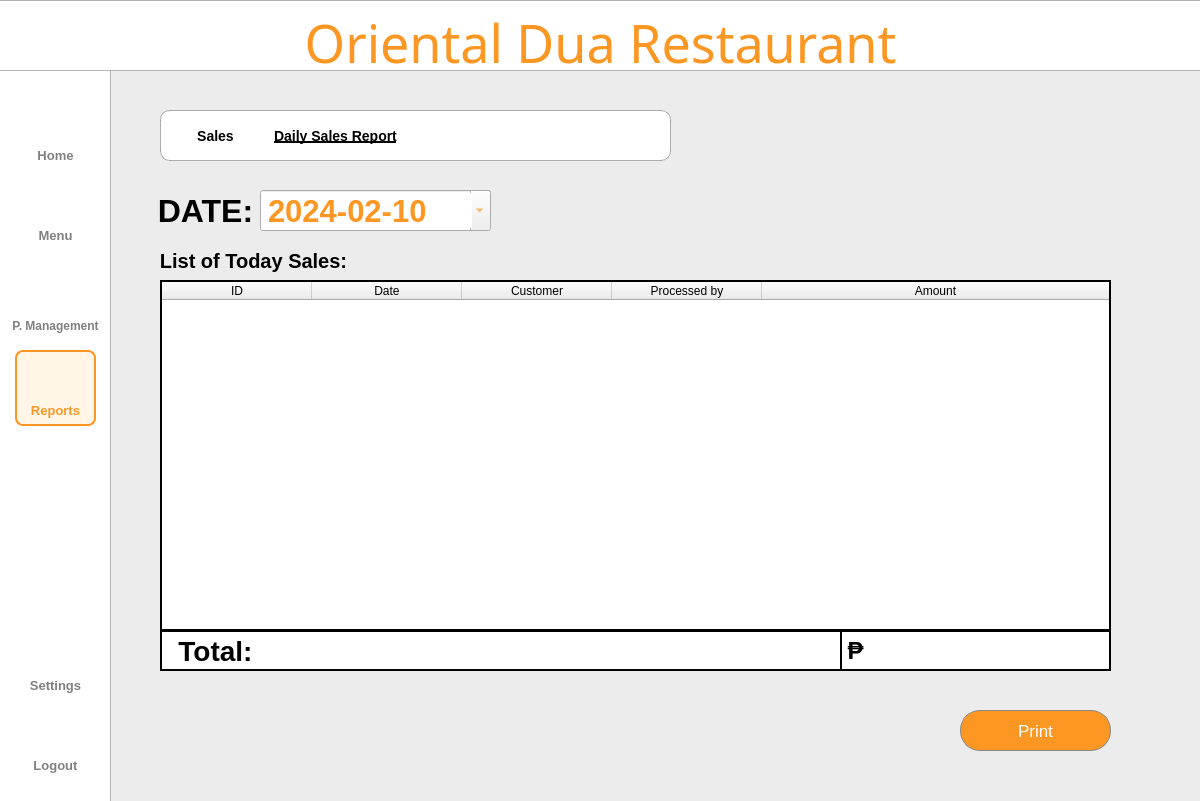
<?xml version="1.0" encoding="UTF-8"?>
<ui version="4.0">
 <class>Dialog</class>
 <widget class="QDialog" name="Dialog">
  <property name="geometry">
   <rect>
    <x>0</x>
    <y>0</y>
    <width>1200</width>
    <height>801</height>
   </rect>
  </property>
  <property name="windowTitle">
   <string>Dialog</string>
  </property>
  <widget class="QWidget" name="bgwidget" native="true">
   <property name="geometry">
    <rect>
     <x>0</x>
     <y>0</y>
     <width>1211</width>
     <height>801</height>
    </rect>
   </property>
   <property name="layoutDirection">
    <enum>Qt::LeftToRight</enum>
   </property>
   <property name="styleSheet">
    <string notr="true">QWidget#bgwidget{background-color: rgb(236, 236, 236);}

</string>
   </property>
   <widget class="QLabel" name="sidebar">
    <property name="geometry">
     <rect>
      <x>-10</x>
      <y>20</y>
      <width>121</width>
      <height>891</height>
     </rect>
    </property>
    <property name="styleSheet">
     <string notr="true">background-color: rgb(255, 255, 255);
border: 1px solid rgba(0, 0, 0, 0.3);  </string>
    </property>
    <property name="text">
     <string/>
    </property>
   </widget>
   <widget class="QLabel" name="titlebar">
    <property name="geometry">
     <rect>
      <x>-2</x>
      <y>0</y>
      <width>1204</width>
      <height>71</height>
     </rect>
    </property>
    <property name="styleSheet">
     <string notr="true">background-color: rgb(255, 255, 255);
border: 1px solid rgba(0, 0, 0, 0.3);  </string>
    </property>
    <property name="text">
     <string/>
    </property>
   </widget>
   <widget class="QLabel" name="whitebg">
    <property name="geometry">
     <rect>
      <x>160</x>
      <y>110</y>
      <width>511</width>
      <height>51</height>
     </rect>
    </property>
    <property name="styleSheet">
     <string notr="true">background-color: rgb(255, 255, 255);
border: 1px solid rgba(0, 0, 0, 0.3);  
border-radius: 10px;  </string>
    </property>
    <property name="text">
     <string/>
    </property>
   </widget>
   <widget class="QLabel" name="title">
    <property name="geometry">
     <rect>
      <x>0</x>
      <y>10</y>
      <width>1201</width>
      <height>71</height>
     </rect>
    </property>
    <property name="styleSheet">
     <string notr="true">QLabel#title{
	color: #FB9722;
    font-family: Sacramento;
    font-size: 52px;
    font-weight: 400;
    padding-bottom: 5px;
    text-align: center;
}</string>
    </property>
    <property name="text">
     <string>Oriental Dua Restaurant</string>
    </property>
    <property name="alignment">
     <set>Qt::AlignCenter</set>
    </property>
    <property name="wordWrap">
     <bool>true</bool>
    </property>
   </widget>
   <widget class="QLabel" name="logoutIcon">
    <property name="geometry">
     <rect>
      <x>39</x>
      <y>715</y>
      <width>35</width>
      <height>35</height>
     </rect>
    </property>
    <property name="minimumSize">
     <size>
      <width>35</width>
      <height>35</height>
     </size>
    </property>
    <property name="maximumSize">
     <size>
      <width>35</width>
      <height>35</height>
     </size>
    </property>
    <property name="styleSheet">
     <string notr="true">QLabel#Pmanagementbtn{
    color: rgba(0,0,0, 0.5);
    font-family: 'Roboto';
    font-size: 11px;
    font-weight: 300;
}</string>
    </property>
    <property name="text">
     <string/>
    </property>
    <property name="pixmap">
     <pixmap resource="../resource.qrc">:/icon/icons/shutdown.png</pixmap>
    </property>
    <property name="scaledContents">
     <bool>true</bool>
    </property>
    <property name="alignment">
     <set>Qt::AlignCenter</set>
    </property>
   </widget>
   <widget class="QPushButton" name="logoutbtn">
    <property name="geometry">
     <rect>
      <x>15</x>
      <y>750</y>
      <width>81</width>
      <height>31</height>
     </rect>
    </property>
    <property name="styleSheet">
     <string notr="true">QPushButton{
    color: rgba(0,0,0, 0.5);
    font-family: 'Inter';
    font-size: 13px;
    font-weight: 500;
	border:none;
}

QPushButton:hover{
color: #FB9722;
border: 2px solid #FB9722;
border-radius: 8px;
background-color: rgba(255, 167, 25, 0.1);
}</string>
    </property>
    <property name="text">
     <string>Logout</string>
    </property>
   </widget>
   <widget class="QPushButton" name="settingsbtn">
    <property name="geometry">
     <rect>
      <x>15</x>
      <y>670</y>
      <width>81</width>
      <height>31</height>
     </rect>
    </property>
    <property name="styleSheet">
     <string notr="true">QPushButton{
    color: rgba(0,0,0, 0.5);
    font-family: 'Inter';
    font-size: 13px;
    font-weight: 500;
	border:none;
}

QPushButton:hover{
color: #FB9722;
border: 2px solid #FB9722;
border-radius: 8px;
background-color: rgba(255, 167, 25, 0.1);
}</string>
    </property>
    <property name="text">
     <string>Settings</string>
    </property>
   </widget>
   <widget class="QLabel" name="settingIcon">
    <property name="geometry">
     <rect>
      <x>39</x>
      <y>634</y>
      <width>35</width>
      <height>35</height>
     </rect>
    </property>
    <property name="minimumSize">
     <size>
      <width>35</width>
      <height>35</height>
     </size>
    </property>
    <property name="maximumSize">
     <size>
      <width>35</width>
      <height>35</height>
     </size>
    </property>
    <property name="styleSheet">
     <string notr="true">QLabel#Pmanagementbtn{
    color: rgba(0,0,0, 0.5);
    font-family: 'Roboto';
    font-size: 11px;
    font-weight: 300;
}</string>
    </property>
    <property name="text">
     <string/>
    </property>
    <property name="pixmap">
     <pixmap resource="../resource.qrc">:/icon/icons/settings.png</pixmap>
    </property>
    <property name="scaledContents">
     <bool>true</bool>
    </property>
    <property name="alignment">
     <set>Qt::AlignCenter</set>
    </property>
   </widget>
   <widget class="QPushButton" name="menubtn">
    <property name="geometry">
     <rect>
      <x>15</x>
      <y>220</y>
      <width>81</width>
      <height>31</height>
     </rect>
    </property>
    <property name="styleSheet">
     <string notr="true">QPushButton{
    color: rgba(0,0,0, 0.5);
    font-family: 'Inter';
    font-size: 13px;
    font-weight: 500;
	border:none;
}

QPushButton:hover{
color: #FB9722;
border: 2px solid #FB9722;
border-radius: 8px;
background-color: rgba(255, 167, 25, 0.1);
}</string>
    </property>
    <property name="text">
     <string>Menu</string>
    </property>
   </widget>
   <widget class="QLabel" name="p_mIcon">
    <property name="geometry">
     <rect>
      <x>37</x>
      <y>270</y>
      <width>40</width>
      <height>40</height>
     </rect>
    </property>
    <property name="minimumSize">
     <size>
      <width>40</width>
      <height>40</height>
     </size>
    </property>
    <property name="maximumSize">
     <size>
      <width>40</width>
      <height>40</height>
     </size>
    </property>
    <property name="styleSheet">
     <string notr="true">QLabel#Pmanagementbtn{
    color: rgba(0,0,0, 0.5);
    font-family: 'Roboto';
    font-size: 11px;
    font-weight: 300;
}</string>
    </property>
    <property name="text">
     <string/>
    </property>
    <property name="pixmap">
     <pixmap resource="../resource.qrc">:/icon/icons/productm.png</pixmap>
    </property>
    <property name="scaledContents">
     <bool>true</bool>
    </property>
    <property name="alignment">
     <set>Qt::AlignCenter</set>
    </property>
   </widget>
   <widget class="QPushButton" name="p_managementbtn">
    <property name="geometry">
     <rect>
      <x>5</x>
      <y>310</y>
      <width>101</width>
      <height>31</height>
     </rect>
    </property>
    <property name="styleSheet">
     <string notr="true">QPushButton{
    color: rgba(0,0,0, 0.5);
    font-family: 'Inter';
    font-size: 12px;
    font-weight: 500;
	border:none;
}

QPushButton:hover{
color: #FB9722;
border: 2px solid #FB9722;
border-radius: 8px;
background-color: rgba(255, 167, 25, 0.1);
}</string>
    </property>
    <property name="text">
     <string>P. Management</string>
    </property>
   </widget>
   <widget class="QLabel" name="homeIcon">
    <property name="geometry">
     <rect>
      <x>40</x>
      <y>110</y>
      <width>30</width>
      <height>30</height>
     </rect>
    </property>
    <property name="minimumSize">
     <size>
      <width>30</width>
      <height>30</height>
     </size>
    </property>
    <property name="maximumSize">
     <size>
      <width>35</width>
      <height>35</height>
     </size>
    </property>
    <property name="styleSheet">
     <string notr="true">QLabel#Pmanagementbtn{
    color: rgba(0,0,0, 0.5);
    font-family: 'Roboto';
    font-size: 11px;
    font-weight: 300;
}</string>
    </property>
    <property name="text">
     <string/>
    </property>
    <property name="pixmap">
     <pixmap resource="../resource.qrc">:/icon/icons/home.png</pixmap>
    </property>
    <property name="scaledContents">
     <bool>true</bool>
    </property>
    <property name="alignment">
     <set>Qt::AlignCenter</set>
    </property>
   </widget>
   <widget class="QPushButton" name="reportbtn">
    <property name="geometry">
     <rect>
      <x>15</x>
      <y>395</y>
      <width>81</width>
      <height>31</height>
     </rect>
    </property>
    <property name="styleSheet">
     <string notr="true">QPushButton{
    color: #FB9722;;
    font-family: 'Inter';
    font-size: 13px;
    font-weight: 500;
	border:none;
}
</string>
    </property>
    <property name="text">
     <string>Reports</string>
    </property>
   </widget>
   <widget class="QPushButton" name="homebtn">
    <property name="geometry">
     <rect>
      <x>15</x>
      <y>140</y>
      <width>81</width>
      <height>31</height>
     </rect>
    </property>
    <property name="styleSheet">
     <string notr="true">QPushButton{
    color: rgba(0,0,0, 0.5);
    font-family: 'Inter';
    font-size: 13px;
    font-weight: 500;
	border:none;
}

QPushButton:hover{
color: #FB9722;
border: 2px solid #FB9722;
border-radius: 8px;
background-color: rgba(255, 167, 25, 0.1);
}</string>
    </property>
    <property name="text">
     <string>Home</string>
    </property>
   </widget>
   <widget class="QLabel" name="reportIcon">
    <property name="geometry">
     <rect>
      <x>39</x>
      <y>360</y>
      <width>35</width>
      <height>35</height>
     </rect>
    </property>
    <property name="minimumSize">
     <size>
      <width>35</width>
      <height>35</height>
     </size>
    </property>
    <property name="maximumSize">
     <size>
      <width>35</width>
      <height>35</height>
     </size>
    </property>
    <property name="styleSheet">
     <string notr="true">QLabel#Pmanagementbtn{
    color: rgba(0,0,0, 0.5);
    font-family: 'Roboto';
    font-size: 11px;
    font-weight: 300;
}</string>
    </property>
    <property name="text">
     <string/>
    </property>
    <property name="pixmap">
     <pixmap resource="../resource.qrc">:/icon/icons/report2.png</pixmap>
    </property>
    <property name="scaledContents">
     <bool>true</bool>
    </property>
    <property name="alignment">
     <set>Qt::AlignCenter</set>
    </property>
   </widget>
   <widget class="QLabel" name="menuIcon">
    <property name="geometry">
     <rect>
      <x>40</x>
      <y>190</y>
      <width>30</width>
      <height>30</height>
     </rect>
    </property>
    <property name="minimumSize">
     <size>
      <width>30</width>
      <height>30</height>
     </size>
    </property>
    <property name="maximumSize">
     <size>
      <width>35</width>
      <height>35</height>
     </size>
    </property>
    <property name="styleSheet">
     <string notr="true">QLabel#Pmanagementbtn{
    color: rgba(0,0,0, 0.5);
    font-family: 'Roboto';
    font-size: 11px;
    font-weight: 300;
}</string>
    </property>
    <property name="text">
     <string/>
    </property>
    <property name="pixmap">
     <pixmap resource="../resource.qrc">:/icon/icons/menu.png</pixmap>
    </property>
    <property name="scaledContents">
     <bool>true</bool>
    </property>
    <property name="alignment">
     <set>Qt::AlignCenter</set>
    </property>
   </widget>
   <widget class="QPushButton" name="salesbtn">
    <property name="geometry">
     <rect>
      <x>180</x>
      <y>120</y>
      <width>71</width>
      <height>31</height>
     </rect>
    </property>
    <property name="styleSheet">
     <string notr="true">QPushButton{
    color: rgba(0,0,0, 1);
    font-family: 'Roboto';
    font-size: 14px;
    font-weight: 500;
	border:none;
}
</string>
    </property>
    <property name="text">
     <string>Sales</string>
    </property>
   </widget>
   <widget class="QPushButton" name="DSRbtn">
    <property name="geometry">
     <rect>
      <x>260</x>
      <y>120</y>
      <width>151</width>
      <height>31</height>
     </rect>
    </property>
    <property name="styleSheet">
     <string notr="true">QPushButton{
    color: rgba(0,0,0, 1);
    font-family: 'Roboto';
    font-size: 14px;
    font-weight: 500;
	border:none;
	text-decoration:underline;
}
</string>
    </property>
    <property name="text">
     <string>Daily Sales Report</string>
    </property>
   </widget>
   <widget class="QLabel" name="listofsale">
    <property name="geometry">
     <rect>
      <x>143</x>
      <y>245</y>
      <width>221</width>
      <height>31</height>
     </rect>
    </property>
    <property name="styleSheet">
     <string notr="true">QLabel#listofsale{
    color: #000000;
    font-family: 'Inter';
    font-size: 20px;
    font-weight: 500;
}</string>
    </property>
    <property name="text">
     <string>List of Today Sales:</string>
    </property>
    <property name="alignment">
     <set>Qt::AlignCenter</set>
    </property>
   </widget>
   <widget class="QTableWidget" name="tableWidget">
    <property name="geometry">
     <rect>
      <x>160</x>
      <y>280</y>
      <width>951</width>
      <height>351</height>
     </rect>
    </property>
    <property name="frameShape">
     <enum>QFrame::WinPanel</enum>
    </property>
    <property name="frameShadow">
     <enum>QFrame::Plain</enum>
    </property>
    <property name="alternatingRowColors">
     <bool>true</bool>
    </property>
    <property name="showGrid">
     <bool>true</bool>
    </property>
    <property name="gridStyle">
     <enum>Qt::SolidLine</enum>
    </property>
    <property name="sortingEnabled">
     <bool>false</bool>
    </property>
    <attribute name="horizontalHeaderCascadingSectionResizes">
     <bool>true</bool>
    </attribute>
    <attribute name="horizontalHeaderMinimumSectionSize">
     <number>100</number>
    </attribute>
    <attribute name="horizontalHeaderDefaultSectionSize">
     <number>150</number>
    </attribute>
    <attribute name="horizontalHeaderStretchLastSection">
     <bool>true</bool>
    </attribute>
    <attribute name="verticalHeaderVisible">
     <bool>false</bool>
    </attribute>
    <column>
     <property name="text">
      <string>ID</string>
     </property>
    </column>
    <column>
     <property name="text">
      <string>Date</string>
     </property>
    </column>
    <column>
     <property name="text">
      <string>Customer</string>
     </property>
    </column>
    <column>
     <property name="text">
      <string>Processed by</string>
     </property>
    </column>
    <column>
     <property name="text">
      <string>Amount</string>
     </property>
    </column>
   </widget>
   <widget class="QPushButton" name="printbtn">
    <property name="geometry">
     <rect>
      <x>960</x>
      <y>710</y>
      <width>151</width>
      <height>41</height>
     </rect>
    </property>
    <property name="styleSheet">
     <string notr="true">QPushButton{
	color: #FFFFFF;
    background-color: #FB9722;
    border: 1px solid #888888;
    border-radius: 20px;
	font-family: 'Inter';
    font-size: 17px;
    font-weight: 400;
}
QPushButton:hover {
	background-color: rgb(255, 167, 25);
}

QPushButton:pressed {
 	background-color: #FB9722;
}</string>
    </property>
    <property name="text">
     <string>Print</string>
    </property>
   </widget>
   <widget class="QLabel" name="date">
    <property name="geometry">
     <rect>
      <x>150</x>
      <y>190</y>
      <width>111</width>
      <height>41</height>
     </rect>
    </property>
    <property name="styleSheet">
     <string notr="true">QLabel{
    color: #000000;
    font-family: 'Inter';
    font-size: 32px;
    font-weight: 500;
}</string>
    </property>
    <property name="text">
     <string>DATE:</string>
    </property>
    <property name="alignment">
     <set>Qt::AlignCenter</set>
    </property>
   </widget>
   <widget class="QLabel" name="titlebar_2">
    <property name="geometry">
     <rect>
      <x>160</x>
      <y>630</y>
      <width>951</width>
      <height>41</height>
     </rect>
    </property>
    <property name="styleSheet">
     <string notr="true">background-color: rgb(255, 255, 255);
border: 2px solid rgba(0, 0, 0, 1);  </string>
    </property>
    <property name="frameShape">
     <enum>QFrame::WinPanel</enum>
    </property>
    <property name="text">
     <string/>
    </property>
   </widget>
   <widget class="QLabel" name="titlebar_3">
    <property name="geometry">
     <rect>
      <x>840</x>
      <y>630</y>
      <width>271</width>
      <height>41</height>
     </rect>
    </property>
    <property name="styleSheet">
     <string notr="true">background-color: rgb(255, 255, 255);
border: 2px solid rgba(0, 0, 0, 1);  </string>
    </property>
    <property name="text">
     <string/>
    </property>
   </widget>
   <widget class="QLabel" name="totalLabel">
    <property name="geometry">
     <rect>
      <x>160</x>
      <y>630</y>
      <width>111</width>
      <height>41</height>
     </rect>
    </property>
    <property name="styleSheet">
     <string notr="true">QLabel{
    color: #000000;
    font-family: 'Inter';
    font-size: 28px;
    font-weight: 500;
}</string>
    </property>
    <property name="text">
     <string>Total:</string>
    </property>
    <property name="alignment">
     <set>Qt::AlignCenter</set>
    </property>
   </widget>
   <widget class="QLabel" name="boxlabel_total">
    <property name="geometry">
     <rect>
      <x>870</x>
      <y>630</y>
      <width>241</width>
      <height>41</height>
     </rect>
    </property>
    <property name="styleSheet">
     <string notr="true">QLabel{
	padding-left: 2px;
    color: #FB9722;
    font-family: 'Inter';
    font-size: 24px;
    font-weight: 500;
}</string>
    </property>
    <property name="text">
     <string/>
    </property>
    <property name="alignment">
     <set>Qt::AlignLeading|Qt::AlignLeft|Qt::AlignVCenter</set>
    </property>
   </widget>
   <widget class="QDateEdit" name="dateEdit">
    <property name="geometry">
     <rect>
      <x>260</x>
      <y>190</y>
      <width>231</width>
      <height>41</height>
     </rect>
    </property>
    <property name="styleSheet">
     <string notr="true">	padding-left: 3px;
    color: #FB9722;
    font-family: 'Inter';
    font-size: 31px;
    font-weight: 500;
</string>
    </property>
    <property name="time">
     <time>
      <hour>0</hour>
      <minute>0</minute>
      <second>0</second>
     </time>
    </property>
    <property name="currentSection">
     <enum>QDateTimeEdit::YearSection</enum>
    </property>
    <property name="displayFormat">
     <string>yyyy-MM-dd</string>
    </property>
    <property name="calendarPopup">
     <bool>true</bool>
    </property>
    <property name="timeSpec">
     <enum>Qt::TimeZone</enum>
    </property>
    <property name="date">
     <date>
      <year>2024</year>
      <month>2</month>
      <day>10</day>
     </date>
    </property>
   </widget>
   <widget class="QLabel" name="peso">
    <property name="geometry">
     <rect>
      <x>840</x>
      <y>630</y>
      <width>31</width>
      <height>41</height>
     </rect>
    </property>
    <property name="styleSheet">
     <string notr="true">QLabel{
    color: #000000;
    font-family: 'Inter';
    font-size: 24px;
    font-weight: 500;
}</string>
    </property>
    <property name="text">
     <string>₱</string>
    </property>
    <property name="alignment">
     <set>Qt::AlignCenter</set>
    </property>
   </widget>
   <widget class="QLabel" name="label_2">
    <property name="geometry">
     <rect>
      <x>15</x>
      <y>350</y>
      <width>81</width>
      <height>76</height>
     </rect>
    </property>
    <property name="styleSheet">
     <string notr="true">QLabel{
	background-color: rgba(255, 167, 25, 0.1);
	border: 2px solid #FB9722;
	border-radius: 8px;
}</string>
    </property>
    <property name="text">
     <string/>
    </property>
   </widget>
   <zorder>sidebar</zorder>
   <zorder>titlebar</zorder>
   <zorder>whitebg</zorder>
   <zorder>title</zorder>
   <zorder>logoutIcon</zorder>
   <zorder>logoutbtn</zorder>
   <zorder>settingsbtn</zorder>
   <zorder>settingIcon</zorder>
   <zorder>menubtn</zorder>
   <zorder>p_mIcon</zorder>
   <zorder>p_managementbtn</zorder>
   <zorder>homeIcon</zorder>
   <zorder>homebtn</zorder>
   <zorder>menuIcon</zorder>
   <zorder>salesbtn</zorder>
   <zorder>DSRbtn</zorder>
   <zorder>listofsale</zorder>
   <zorder>tableWidget</zorder>
   <zorder>printbtn</zorder>
   <zorder>date</zorder>
   <zorder>titlebar_2</zorder>
   <zorder>titlebar_3</zorder>
   <zorder>totalLabel</zorder>
   <zorder>boxlabel_total</zorder>
   <zorder>dateEdit</zorder>
   <zorder>peso</zorder>
   <zorder>label_2</zorder>
   <zorder>reportIcon</zorder>
   <zorder>reportbtn</zorder>
  </widget>
 </widget>
 <resources>
  <include location="../resource.qrc"/>
 </resources>
 <connections/>
</ui>
